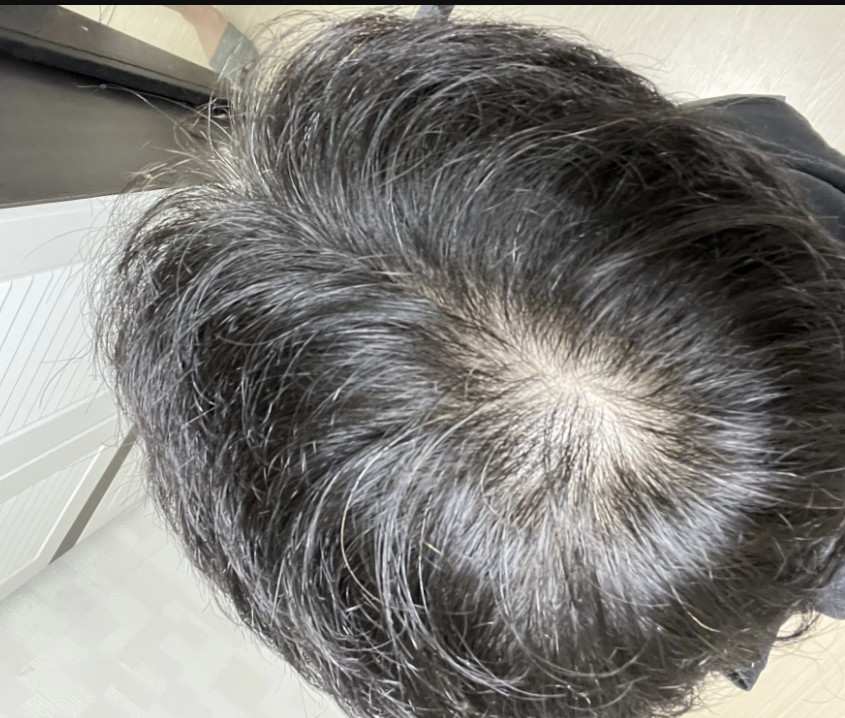
#> input picture ai/실제 사진test/data.jpg, 845 x 718 px
$ python -i opencv_preprocess.py   (imports and definitions only)   (older library calls are emulated)
#> lines starting #> are read from the running program, lines starting #| are printed output that depends on the picture
#> further down, picture is the input picture: shape (718, 845, 3); mean B, G, R 122.2, 126.5, 128.2
"""
OpenCV 추론 전처리: 흐림 게이트(224 Laplacian) → HSV 명도·채도 보정.
"""

from __future__ import annotations

import logging
from typing import Any

import cv2
import numpy as np
from PIL import Image

from preprocess_config import (
    INFERENCE_SIZE,
    LAPLACIAN_VAR_MIN,
    PATTERN_CROWN,
    PATTERN_M_LINE,
    QUALITY_PROFILES,
)

logger = logging.getLogger(__name__)


def _profile(pattern_type: str) -> dict[str, Any]:
    return QUALITY_PROFILES.get(pattern_type, QUALITY_PROFILES[PATTERN_CROWN])


# [62 lines left out: functions compute_hsv_metrics, _target_in_range, correct_bgr_hsv, not called in this run]


def laplacian_variance_at_inference_size(
    bgr: np.ndarray, size: int = INFERENCE_SIZE
) -> float:
    """모델 입력(224)과 동일 크기에서 선명도 분산 계산."""
#> called with size = 224
    resized = bgr
    h, w = bgr.shape[:2]
#> h = 718; w = 845
    if (h, w) != (size, size):
        resized = cv2.resize(bgr, (size, size), interpolation=cv2.INTER_AREA)
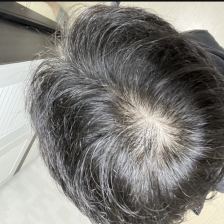
#> resized: shape (224, 224, 3); mean B, G, R 122.2, 126.5, 128.2
    gray = cv2.cvtColor(resized, cv2.COLOR_BGR2GRAY)
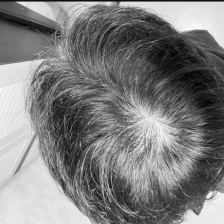
#> gray: shape (224, 224); min 1, max 253, mean 126.5
    return float(cv2.Laplacian(gray, cv2.CV_64F).var())


# [8 lines left out: function evaluate_blur, not called in this run]


def pil_to_bgr(pil_image: Image.Image) -> np.ndarray:
    rgb = np.array(pil_image.convert("RGB"))
    return cv2.cvtColor(rgb, cv2.COLOR_RGB2BGR)


def bgr_to_pil(bgr: np.ndarray) -> Image.Image:
    rgb = cv2.cvtColor(bgr, cv2.COLOR_BGR2RGB)
    return Image.fromarray(rgb)


# [5 lines left out: function preprocess_for_inference, not called in this run]

>>> import cv2
>>> picture = cv2.imread('실제 사진test/data.jpg')
>>> result = laplacian_variance_at_inference_size(picture)
#> result = 2470
